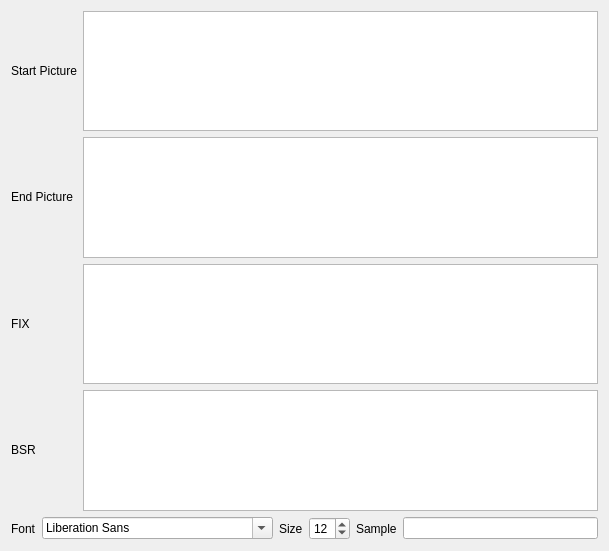
<?xml version="1.0" encoding="UTF-8"?>
<ui version="4.0">
 <class>waterfallConfig</class>
 <widget class="QWidget" name="waterfallConfig">
  <property name="geometry">
   <rect>
    <x>0</x>
    <y>0</y>
    <width>609</width>
    <height>551</height>
   </rect>
  </property>
  <property name="windowTitle">
   <string>Form</string>
  </property>
  <layout class="QVBoxLayout" name="verticalLayout">
   <item>
    <layout class="QGridLayout" name="gridLayout">
     <item row="0" column="0">
      <widget class="QLabel" name="pictureLabel">
       <property name="sizePolicy">
        <sizepolicy hsizetype="Fixed" vsizetype="Fixed">
         <horstretch>0</horstretch>
         <verstretch>0</verstretch>
        </sizepolicy>
       </property>
       <property name="minimumSize">
        <size>
         <width>0</width>
         <height>0</height>
        </size>
       </property>
       <property name="text">
        <string>Start Picture</string>
       </property>
       <property name="wordWrap">
        <bool>false</bool>
       </property>
      </widget>
     </item>
     <item row="0" column="1">
      <widget class="QPlainTextEdit" name="startPicTextEdit">
       <property name="sizePolicy">
        <sizepolicy hsizetype="Preferred" vsizetype="Preferred">
         <horstretch>0</horstretch>
         <verstretch>0</verstretch>
        </sizepolicy>
       </property>
       <property name="lineWidth">
        <number>2</number>
       </property>
       <property name="midLineWidth">
        <number>1</number>
       </property>
      </widget>
     </item>
     <item row="1" column="0">
      <widget class="QLabel" name="pictureLabel_2">
       <property name="sizePolicy">
        <sizepolicy hsizetype="Fixed" vsizetype="Fixed">
         <horstretch>0</horstretch>
         <verstretch>0</verstretch>
        </sizepolicy>
       </property>
       <property name="minimumSize">
        <size>
         <width>0</width>
         <height>0</height>
        </size>
       </property>
       <property name="text">
        <string>End Picture</string>
       </property>
       <property name="wordWrap">
        <bool>false</bool>
       </property>
      </widget>
     </item>
     <item row="1" column="1">
      <widget class="QPlainTextEdit" name="endPicTextEdit">
       <property name="sizePolicy">
        <sizepolicy hsizetype="Preferred" vsizetype="Preferred">
         <horstretch>0</horstretch>
         <verstretch>0</verstretch>
        </sizepolicy>
       </property>
      </widget>
     </item>
     <item row="2" column="0">
      <widget class="QLabel" name="fixLabel">
       <property name="sizePolicy">
        <sizepolicy hsizetype="Fixed" vsizetype="Fixed">
         <horstretch>0</horstretch>
         <verstretch>0</verstretch>
        </sizepolicy>
       </property>
       <property name="minimumSize">
        <size>
         <width>0</width>
         <height>0</height>
        </size>
       </property>
       <property name="text">
        <string>FIX</string>
       </property>
       <property name="wordWrap">
        <bool>false</bool>
       </property>
      </widget>
     </item>
     <item row="2" column="1">
      <widget class="QPlainTextEdit" name="fixTextEdit">
       <property name="sizePolicy">
        <sizepolicy hsizetype="Preferred" vsizetype="Preferred">
         <horstretch>0</horstretch>
         <verstretch>0</verstretch>
        </sizepolicy>
       </property>
      </widget>
     </item>
     <item row="3" column="0">
      <widget class="QLabel" name="bsrLabel">
       <property name="sizePolicy">
        <sizepolicy hsizetype="Fixed" vsizetype="Fixed">
         <horstretch>0</horstretch>
         <verstretch>0</verstretch>
        </sizepolicy>
       </property>
       <property name="minimumSize">
        <size>
         <width>0</width>
         <height>0</height>
        </size>
       </property>
       <property name="text">
        <string>BSR</string>
       </property>
       <property name="wordWrap">
        <bool>false</bool>
       </property>
      </widget>
     </item>
     <item row="3" column="1">
      <widget class="QPlainTextEdit" name="bsrTextEdit">
       <property name="sizePolicy">
        <sizepolicy hsizetype="Preferred" vsizetype="Preferred">
         <horstretch>0</horstretch>
         <verstretch>0</verstretch>
        </sizepolicy>
       </property>
      </widget>
     </item>
    </layout>
   </item>
   <item>
    <layout class="QHBoxLayout" name="horizontalLayout" stretch="0,0,0,0,0,1">
     <item>
      <widget class="QLabel" name="fontLabel">
       <property name="text">
        <string>Font</string>
       </property>
      </widget>
     </item>
     <item>
      <widget class="QFontComboBox" name="fontComboBox"/>
     </item>
     <item>
      <widget class="QLabel" name="sizeLabel">
       <property name="text">
        <string>Size</string>
       </property>
      </widget>
     </item>
     <item>
      <widget class="QSpinBox" name="sizeSpinBox">
       <property name="minimum">
        <number>8</number>
       </property>
       <property name="value">
        <number>12</number>
       </property>
      </widget>
     </item>
     <item>
      <widget class="QLabel" name="sampleLabel">
       <property name="text">
        <string>Sample</string>
       </property>
      </widget>
     </item>
     <item>
      <widget class="QLineEdit" name="sampleLineEdit"/>
     </item>
    </layout>
   </item>
  </layout>
 </widget>
 <resources/>
 <connections/>
</ui>
